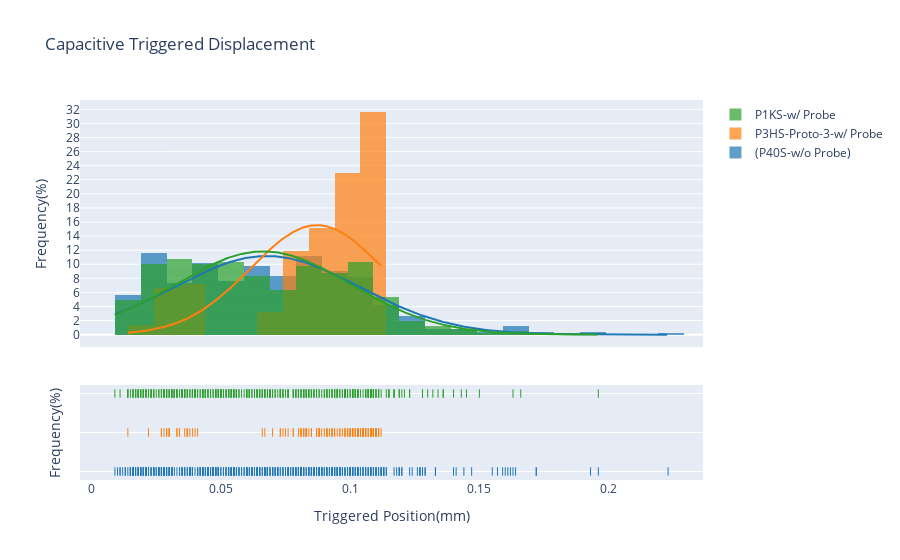

Here is the notebook cell this chart was saved with:
### Code cell
#------------------------------------
trials = calculate_trials(500)
accuracy = obtain_dataframe(df_P40, trials)


#---------------------------------------

trials_2 = calculate_trials(152)
accuracy_2 = obtain_dataframe(df, trials_2)

#------------------------------------------------


trials_3 = calculate_trials(408)
accuracy_3 = obtain_dataframe(df_P1KS, trials_3)

#--------------------------------------------------

trials_3 = calculate_trials(408)
accuracy_3 = obtain_dataframe(df_P1KS, trials_3)

#--------------------------------------------------

x  = list(accuracy['Triggered Point(mm)'])
y = list(accuracy_2['Triggered Point(mm)'])
z = list(accuracy_3['Triggered Point(mm)'])
fig = ff.create_distplot([accuracy['Triggered Point(mm)'], accuracy_2['Triggered Point(mm)'], accuracy_3['Triggered Point(mm)']], 
                         ['(P40S-w/o Probe)', 'P3HS-Proto-3-w/ Probe', 'P1KS-w/ Probe'], 
                         bin_size=0.01, 
                         #histnorm = 'probability',
                         curve_type='normal')

fig.update_xaxes(title_text = 'Triggered Position(mm)')
fig.update_yaxes(title_text = 'Frequency(%)')
fig.update_layout(title_text='Capacitive Triggered Displacement',
                         #xaxis = dict(dtick=4),
                         yaxis = dict(dtick=2))
fig.update_layout(uniformtext_minsize=8, uniformtext_mode='show')
fig.show()

### Figure 1 — Plotly figure (JSON) as saved in the notebook; plotly's stock layout.template omitted (floating-point values rounded to 4 significant figures; data arrays with more than 128 entries replaced by an {"elided": "..."} marker saying what was removed)
{"data": [{"autobinx": false, "histnorm": "probability density", "legendgroup": "(P40S-w/o Probe)", "marker": {"color": "rgb(31, 119, 180)"}, "name": "(P40S-w/o Probe)", "opacity": 0.7, "type": "histogram", "x": {"elided": "500 float values"}, "xaxis": "x", "xbins": {"end": 0.223, "size": 0.01, "start": 0.009}, "yaxis": "y"}, {"autobinx": false, "histnorm": "probability density", "legendgroup": "P3HS-Proto-3-w/ Probe", "marker": {"color": "rgb(255, 127, 14)"}, "name": "P3HS-Proto-3-w/ Probe", "opacity": 0.7, "type": "histogram", "x": {"elided": "152 float values"}, "xaxis": "x", "xbins": {"end": 0.112, "size": 0.01, "start": 0.014}, "yaxis": "y"}, {"autobinx": false, "histnorm": "probability density", "legendgroup": "P1KS-w/ Probe", "marker": {"color": "rgb(44, 160, 44)"}, "name": "P1KS-w/ Probe", "opacity": 0.7, "type": "histogram", "x": {"elided": "408 float values"}, "xaxis": "x", "xbins": {"end": 0.196, "size": 0.01, "start": 0.009}, "yaxis": "y"}, {"legendgroup": "(P40S-w/o Probe)", "marker": {"color": "rgb(31, 119, 180)"}, "mode": "lines", "name": "(P40S-w/o Probe)", "showlegend": false, "type": "scatter", "x": {"elided": "500 float values"}, "xaxis": "x", "y": {"elided": "500 float values"}, "yaxis": "y"}, {"legendgroup": "P3HS-Proto-3-w/ Probe", "marker": {"color": "rgb(255, 127, 14)"}, "mode": "lines", "name": "P3HS-Proto-3-w/ Probe", "showlegend": false, "type": "scatter", "x": {"elided": "500 float values"}, "xaxis": "x", "y": {"elided": "500 float values"}, "yaxis": "y"}, {"legendgroup": "P1KS-w/ Probe", "marker": {"color": "rgb(44, 160, 44)"}, "mode": "lines", "name": "P1KS-w/ Probe", "showlegend": false, "type": "scatter", "x": {"elided": "500 float values"}, "xaxis": "x", "y": {"elided": "500 float values"}, "yaxis": "y"}, {"legendgroup": "(P40S-w/o Probe)", "marker": {"color": "rgb(31, 119, 180)", "symbol": "line-ns-open"}, "mode": "markers", "name": "(P40S-w/o Probe)", "showlegend": false, "type": "scatter", "x": {"elided": "500 float values"}, "xaxis": "x", "y": {"elided": "500 str values"}, "yaxis": "y2"}, {"legendgroup": "P3HS-Proto-3-w/ Probe", "marker": {"color": "rgb(255, 127, 14)", "symbol": "line-ns-open"}, "mode": "markers", "name": "P3HS-Proto-3-w/ Probe", "showlegend": false, "type": "scatter", "x": {"elided": "152 float values"}, "xaxis": "x", "y": {"elided": "152 str values"}, "yaxis": "y2"}, {"legendgroup": "P1KS-w/ Probe", "marker": {"color": "rgb(44, 160, 44)", "symbol": "line-ns-open"}, "mode": "markers", "name": "P1KS-w/ Probe", "showlegend": false, "type": "scatter", "x": {"elided": "408 float values"}, "xaxis": "x", "y": {"elided": "408 str values"}, "yaxis": "y2"}], "layout": {"barmode": "overlay", "hovermode": "closest", "legend": {"traceorder": "reversed"}, "title": {"text": "Capacitive Triggered Displacement"}, "uniformtext": {"minsize": 8, "mode": "show"}, "xaxis": {"anchor": "y2", "domain": [0, 1], "title": {"text": "Triggered Position(mm)"}, "zeroline": false}, "yaxis": {"anchor": "free", "domain": [0.35, 1], "dtick": 2, "position": 0, "title": {"text": "Frequency(%)"}}, "yaxis2": {"anchor": "x", "domain": [0, 0.25], "dtick": 1, "showticklabels": false, "title": {"text": "Frequency(%)"}}}}
